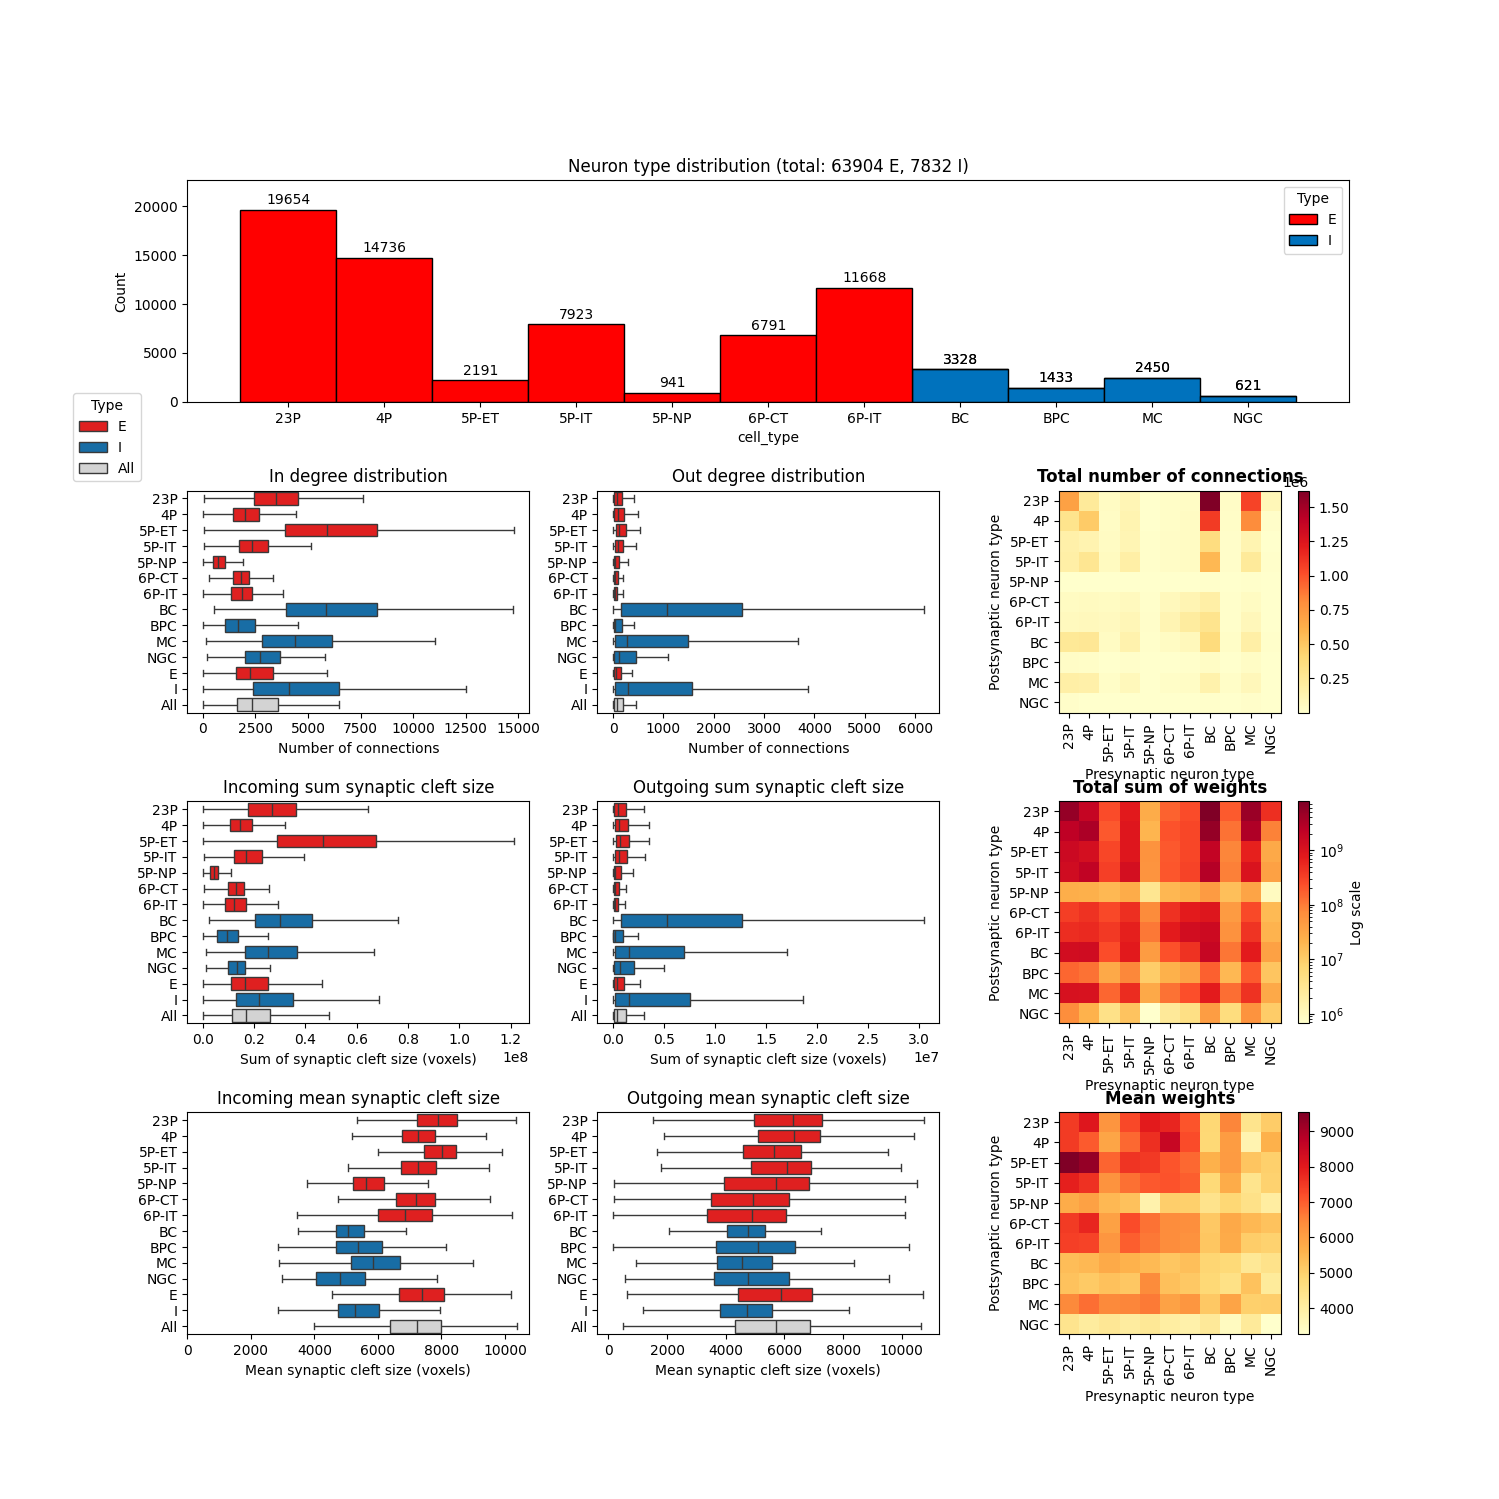

This figure's Python source:
import pylustrator
import pickle

from matplotlib.colors import LogNorm

# from connectivity matrix notebook
with open('figure1.pkl', 'rb') as file:
    fig1_data = pickle.load(file)

print(fig1_data.keys())


def get_none_empty_mat(z):
    non_empty_rows = ~np.all(z == 0, axis=1)
    non_empty_cols = ~np.all(z == 0, axis=0)
    return z[non_empty_rows][:, non_empty_cols]


def plot_cell_type_conn_matrix(z, labels, title, ax, remove=[], log_scale=True, text_inside=False):
    if ax is None:
        _, ax = plt.subplots()

    non_empty_rows = ~np.all(z == 0, axis=1)
    z_filtered = get_none_empty_mat(z)
    labels_filtered = np.array(labels)[non_empty_rows]

    if remove:
        mask = ~np.isin(labels_filtered, remove)
        z_filtered = z_filtered[mask][:, mask]
        labels_filtered = labels_filtered[mask]

    if log_scale:
        z_filtered = z_filtered + 1e-10
        c = ax.imshow(z_filtered, cmap='YlOrRd', norm=LogNorm(vmin=z_filtered.min(), vmax=z_filtered.max()))
        cbar = plt.colorbar(c, ax=ax)
        cbar.set_label('Log scale')
    else:
        c = ax.imshow(z_filtered, cmap='YlOrRd')
        cbar = plt.colorbar(c, ax=ax)

    ax.set_title(f'{title}', fontweight="bold")
    ax.set_xticks(np.arange(len(labels_filtered)))
    ax.set_xticklabels(labels_filtered, rotation=90)
    ax.set_yticks(np.arange(len(labels_filtered)))
    ax.set_yticklabels(labels_filtered)
    ax.set_ylabel('Postsynaptic neuron type')
    ax.set_xlabel('Presynaptic neuron type')

    if text_inside:
        for i in range(z_filtered.shape[0]):
            for j in range(z_filtered.shape[1]):
                ax.text(j, i, f'{z_filtered[i, j]:.2f}', ha='center', va='center', color='black')

    return ax


import os

# running from Root directory
os.chdir("..")

from connectome_types import ClfType, CONNECTOME_NEURON_TABLE_PATH
import matplotlib.pyplot as plt
import numpy as np
import pandas as pd
import seaborn as sns

pylustrator.start()

clf_type_space = [e.value for e in ClfType]

neurons_df = pd.read_csv(CONNECTOME_NEURON_TABLE_PATH)
neurons_df_sorted = neurons_df.sort_values('cell_type')
ex_color = "#FF0000"
inh_color = "#0072BD"

# cell types colors
cell_types = sorted(neurons_df['cell_type'].unique())
combine_cell_type_order = cell_types.copy()
combine_cell_type_order += ['E', 'I', 'All']

data_cols = ['ds_num_of_pre_synapses', 'ds_num_of_post_synapses',
             'ds_pre_syn_mean_weight', 'ds_post_syn_mean_weight',
             'ds_pre_syn_sum_weight', 'ds_post_syn_sum_weight'
             ]

all_type_df = neurons_df[data_cols].copy()
all_type_df['type_'] = ['All'] * len(all_type_df)
all_type_df['clf_type'] = ['All'] * len(all_type_df)

cell_type_df = neurons_df[['cell_type', 'clf_type'] + data_cols].copy()
cell_type_df = cell_type_df.rename(columns={'cell_type': 'type_'})

clf_type_df = neurons_df[['clf_type'] + data_cols].copy()
clf_type_df['type_'] = clf_type_df['clf_type'].copy()
clf_type_df.head()

combined_df = pd.concat([cell_type_df, clf_type_df, all_type_df], ignore_index=True)
combined_df['type_'] = pd.Categorical(combined_df['type_'], categories=combine_cell_type_order, ordered=True)

comb_cell_type_counts = combined_df['type_'].value_counts()
comb_cell_type_counts_labels = [f"{ct} (N={comb_cell_type_counts[ct]})" for ct in combine_cell_type_order]

fig = plt.figure(figsize=(15, 15))

gs = fig.add_gridspec(4, 3, hspace=0.4)
ax0 = fig.add_subplot(gs[0, :])
ax1 = fig.add_subplot(gs[1, 0])
ax2 = fig.add_subplot(gs[1, 1])
ax3 = fig.add_subplot(gs[1, 2])
ax4 = fig.add_subplot(gs[2, 0])
ax5 = fig.add_subplot(gs[2, 1])
ax6 = fig.add_subplot(gs[2, 2])
ax7 = fig.add_subplot(gs[3, 0])
ax8 = fig.add_subplot(gs[3, 1])
ax9 = fig.add_subplot(gs[3, 2])
plt.tight_layout()
from connectome_types import cell_types as cell_types_orig

celltype_mat = fig1_data['conn_mat']
celltype_mat_size = fig1_data['weight_mat']
celltype_mat_size_avg = fig1_data['avg_weight_mat']

# Plot 0
h = sns.histplot(data=neurons_df_sorted, x="cell_type", hue="clf_type",
                 palette={"I": inh_color, "E": ex_color}, alpha=1, ax=ax0, multiple="stack")
for container in h.containers:
    h.bar_label(container, labels=[''] * len(container))
for container in h.containers:
    ax0.bar_label(container, fontsize=10, padding=2, label_type='edge')

ax0.set_ylim(top=ax0.get_ylim()[1] * 1.1)
ax0.set_title("Neuron type distribution (total: 63904 E, 7832 I)")
# ax0.set_xticklabels(ax0.get_xticklabels(), ha='right') #rotation=45,
# ax0.set_xlabel("Cell type")
sns.move_legend(ax0, title='Type', loc='best')

## ROW 1
sns.boxplot(y="type_", x="ds_num_of_pre_synapses", hue="clf_type", data=combined_df,
            palette={"I": inh_color, "E": ex_color, "All": "lightgray"}, showfliers=False, ax=ax1)
ax1.set_title("In degree distribution")
ax1.set_xlabel("Number of connections")
ax1.legend(title="Type")

sns.boxplot(y="type_", x="ds_num_of_post_synapses", hue="clf_type", data=combined_df,
            palette={"I": inh_color, "E": ex_color, "All": "lightgray"}, showfliers=False, ax=ax2)
ax2.set_title("Out degree distribution")
ax2.set_xlabel("Number of connections")

plot_cell_type_conn_matrix(celltype_mat, cell_types_orig, 'Total number of connections', ax=ax3, log_scale=False)

## ROW 2
sns.boxplot(y="type_", x="ds_pre_syn_sum_weight", hue="clf_type", data=combined_df,
            palette={"I": inh_color, "E": ex_color, "All": "lightgray"}, showfliers=False, ax=ax4)
ax4.set_title("Incoming sum synaptic cleft size")
ax4.set_xlabel("Sum of synaptic cleft size (voxels)")

sns.boxplot(y="type_", x="ds_post_syn_sum_weight", hue="clf_type", data=combined_df,
            palette={"I": inh_color, "E": ex_color, "All": "lightgray"}, showfliers=False, ax=ax5)
ax5.set_title("Outgoing sum synaptic cleft size")
ax5.set_xlabel("Sum of synaptic cleft size (voxels)")

plot_cell_type_conn_matrix(celltype_mat_size, cell_types_orig, 'Total sum of weights', ax=ax6, log_scale=True)

## ROW 3

sns.boxplot(y="type_", x="ds_pre_syn_mean_weight", hue="clf_type", data=combined_df,
            palette={"I": inh_color, "E": ex_color, "All": "lightgray"}, showfliers=False, ax=ax7)
ax7.set_title("Incoming mean synaptic cleft size")
ax7.set_xlabel("Mean synaptic cleft size (voxels)")

sns.boxplot(y="type_", x="ds_post_syn_mean_weight", hue="clf_type", data=combined_df,
            palette={"I": inh_color, "E": ex_color, "All": "lightgray"}, showfliers=False, ax=ax8)
ax8.set_title("Outgoing mean synaptic cleft size")
ax8.set_xlabel("Mean synaptic cleft size (voxels)")

# this is filtered already - use cell_type which is filtered
plot_cell_type_conn_matrix(celltype_mat_size_avg, cell_types, 'Mean weights', ax=ax9, log_scale=False)
#% start: automatic generated code from pylustrator
plt.figure(1).ax_dict = {ax.get_label(): ax for ax in plt.figure(1).axes}
import matplotlib as mpl
getattr(plt.figure(1), '_pylustrator_init', lambda: ...)()
plt.figure(1).axes[1].legend(loc=(-0.3336, 1.042), title='Type')
plt.figure(1).axes[1].yaxis.labelpad = -3.411765
plt.figure(1).axes[1].get_yaxis().get_label().set(text='')
plt.figure(1).axes[2].get_legend().set(visible=False)
plt.figure(1).axes[2].get_yaxis().get_label().set(text='')
plt.figure(1).axes[4].get_legend().set(visible=False)
plt.figure(1).axes[4].get_yaxis().get_label().set(text='')
plt.figure(1).axes[5].legend(loc=(0.7852, 0.5589), title='clf_type')
plt.figure(1).axes[5].get_legend().set(visible=False)
plt.figure(1).axes[5].get_yaxis().get_label().set(text='')
plt.figure(1).axes[7].set(xlim=(0., 10760.), ylabel='')
plt.figure(1).axes[7].get_legend().set(visible=False)
plt.figure(1).axes[7].get_yaxis().get_label().set(text='')
plt.figure(1).axes[8].yaxis.labelpad = -4.000000
plt.figure(1).axes[8].get_legend().set(visible=False)
plt.figure(1).axes[8].get_yaxis().get_label().set(text='')
#% end: automatic generated code from pylustrator
plt.show()
